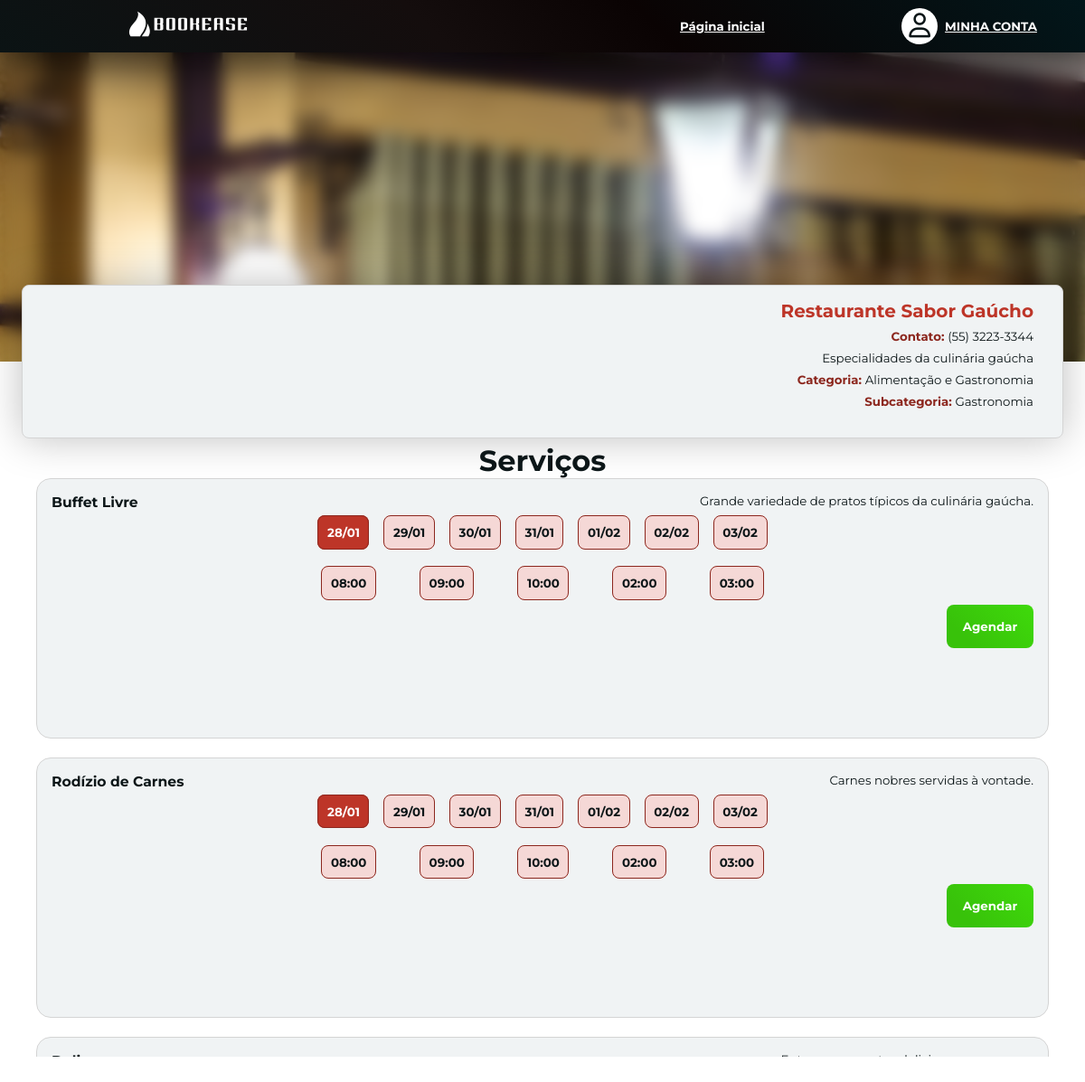
The page /view/establishment_page.php?id=3 (signed in) on the database its author committed.
### tables this page shows
CREATE TABLE establishments(
	id INT auto_increment,
    cnpj VARCHAR(18) UNIQUE,
    user_id INT,
    name VARCHAR(200),
    email VARCHAR(100),
    phone VARCHAR(14),
    image VARCHAR(100),
    address VARCHAR(200),
    latitude DOUBLE,
    longitude DOUBLE,
    description VARCHAR(200),
    category_id INT,
    subcategory_id INT,
    creation_date DATE,
    PRIMARY KEY(id),
    FOREIGN KEY(user_id) REFERENCES users(id),
    FOREIGN KEY(category_id) REFERENCES categories(id),
    FOREIGN KEY(subcategory_id) REFERENCES subcategories(id)
);

CREATE TABLE categories(
    id INT auto_increment,
    name VARCHAR(100),
    PRIMARY KEY(id)
);

CREATE TABLE subcategories(
    id INT auto_increment,
    name VARCHAR(100),
    category_id INT,
    PRIMARY KEY(id),
    FOREIGN KEY(category_id) REFERENCES categories(id)
);

CREATE TABLE services(
    id INT auto_increment,
    establishments_id INT,
    name VARCHAR(100),
    description VARCHAR(200),
    creation_date DATE,
    PRIMARY KEY(id),
    FOREIGN KEY(establishments_id) REFERENCES establishments(id)
);

CREATE TABLE availability(
    id INT auto_increment,
    service_id INT,
    week_days ENUM('monday', 'tuesday', 'wednesday', 'thursday', 'friday', 'saturday', 'sunday'),
    start_time TIME,
    PRIMARY KEY(id),
    FOREIGN KEY(service_id) REFERENCES services(id)
);

### controller/establishments_controller.php (called while the page is built, shortened)
<?php
    include_once '../model/database_connect.php';
    function get_one_establishment($id) {
        $con = new connect_database();
        $con->connect();
        $query = "SELECT establishments.*,
                    categories.name AS category_name,
                    subcategories.name AS subcategory_name
                    FROM establishments
                    JOIN categories ON establishments.category_id = categories.id
                    LEFT JOIN subcategories ON establishments.subcategory_id = subcategories.id
                    WHERE establishments.id = $id;";
        $result = $con->consult($query);
        if($result != null) {
            return $result;
        }
        else {
            return null;
        }
    }
    function get_services_from_establishment($id) {
        $con = new connect_database();
        $con->connect();
        $query = "SELECT * FROM services where establishments_id = $id";
        $result = $con->consult_all($query);
        if($result != null) {
            return $result;
        }
        else {
            return null;
        }
    }
    function get_availability_from_service($id) {
        $con = new connect_database();
        $con->connect();
        $query = "SELECT
                availability.id AS id,
                availability.service_id AS service_id,
                availability.week_days,
                availability.start_time,
                services.name AS service_name,
                establishments.name AS establishment_name
                FROM  availability
                INNER JOIN services ON availability.service_id = services.id
                INNER JOIN establishments ON services.establishments_id = establishments.id
                WHERE establishments.id = $id;";
        $result = $con->consult_all($query);
        if($result != null) {
            return $result;
        }
        else {
            return null;
        }
    }
?>

### model/database_connect.php (called while the page is built, shortened)
<?php
class connect_database {
    protected $mysqli;
    protected $host = '127.0.0.1';
    protected $user = 'root';
    protected $password = '12345';
    protected $database = 'bookease';
    public function connect() {
        $this->mysqli = new mysqli($this->host, $this->user, $this->password, $this->database);
        $this->mysqli->set_charset('utf8');
    }
    public function consult($query) {
        try {
            if ($result = $this->mysqli->query($query)){
                $result = mysqli_fetch_assoc($result);
                return $result;
            }
            else {
                $this->rows_affected = 0;
                return null;
            }
        }
        catch (Exception $exc) {
            $this->disconnect();
        }
    }
    public function consult_all($query) {
        try {
            if ($result = $this->mysqli->query($query)){
                $result = $result->fetch_all(MYSQLI_ASSOC);
                return $result;
            }
            else {
                $this->rows_affected = 0;
                return null;
            }
        }
        catch (Exception $exc) {
            $this->disconnect();
        }
    }
}

### view/establishment_page.php (the view, shortened to what this page needs)
<!DOCTYPE html>
<html lang="en">
<head>
    <link rel="stylesheet" href="/public/css/establishment_page.css">
    <link rel="stylesheet" href="/public/css/components/red_button.css">
    <link rel="stylesheet" href="/public/css/components/green_button.css">
    <link rel="stylesheet" href="/public/css/components/header.css">
    <link href='https://unpkg.com/boxicons@2.1.4/css/boxicons.min.css' rel='stylesheet'>
</head>
<body>
    <?php
        require_once '../controller/establishments_controller.php';
        if(isset($_REQUEST) && isset($_REQUEST['id'])) {
            $establishment = get_one_establishment($_REQUEST['id']);
            if(isset($establishment)) {
                if(strlen($establishment['phone']) == 10) {
                    $establishment['phone'] = preg_replace('/(\d{2})(\d{4})(\d+)/', '($1) $2-$3', $establishment['phone']);
                }
                else {
                    $establishment['phone'] = preg_replace('/(\d{2})(\d{5})(\d+)/', '($1) $2-$3', $establishment['phone']);
                }
                $services = get_services_from_establishment($establishment['id']);
                $availability = get_availability_from_service($establishment['id']);
            }
        }
    ?>
    <header
        <?php
            if(isset($establishment)) {
                echo '
                    style="background-image: url(../public/images/category_images/'.str_replace(' ','\ ',$establishment['category_name']).'.jpg);
                    background-repeat: no-repeat;
                    background-attachment: fixed;
                    background-position: center 120%;
                    background-size: cover;
                "
                ';
            }
        ?>>
        <div class="header">
            <div class="logo">
                <a href="/view/index.php">
                    <img src="/public/images/logos_horizontal/logo1_white.svg" alt="" class="logo_image">
                </a>
            </div>
            <div class="header_buttons">
                <div class="header_button">
                    <a href="../view/establishments.php">
                        Página inicial
                    </a>
                </div>
                <div class="account_pages">
                    <a href="/view/myaccount.php" class="profile_picture">
                        <i class="fa-regular fa-user"></i>
                    </a>
                    <div>
                        <?php
                            if(!isset($_SESSION['login'])) {
                                echo '
                                    <span class="account_buttons">
                                        <a href="/view/login.php">
                                            ENTRE
                                        </a>
                                        <span>ou</span>
                                    </span>
                                    <span class="account_buttons">
                                        <a href="/view/register.php">
                                            CADASTRE-SE
                                        </a>
                                    </span>
                                ';
                            }
                            else {
                                echo '
                                    <a href="/view/myaccount.php">
                                        <span>MINHA CONTA</span>
                                    </a>
                                ';
                            }
                        ?>
                    </div>
                </div>
            </div>
        </div>
        <div class="header_background_image"></div>
    </header>
    <main>
        <div class="establishment_header">
            <?php
                    if(isset($establishment) && $establishment != null) {
                        echo '
                            <img src="../controller/uploads/'.$establishment['cnpj'].'.jpg" alt="" class="establishment_image">
                            <div class="establishment_info">
                                <h2 class="establishment_title">'.$establishment['name'].'</h2>
                                <p>
                                    <span>Contato: </span>
                                    '.$establishment['phone'].'
                                </p>
                                <p>'.$establishment['description'].'</p>
                                <p>
                                    <span>Categoria: </span>
                                    '.$establishment['category_name'].'
                                </p>
                                <p>
                                    <span>Subcategoria: </span>
                                    '.$establishment['subcategory_name'].'
                                </p>
                            </div>
                        ';
                        }
                    ?>
        </div>
        <div class="establishment_content">
            <div class="row">
                <h1>Serviços</h1>
            </div>
                <div class="establishment_services">
                    <?php
                        if(isset($services)) {
                            foreach($services as $s) {
                                echo '
                                    <div class="service">
                                        <div class="service_info">
                                            <h3>'.$s['name'].'</h3>
                                            <p>'.$s['description'].'</p>
                                        </div>
                                        <form action="../controller/reserve_controller.php" method="post">
                                            <div class="next_week">
                                ';
                                for ($i = 0; $i < 7; $i++) {
                                    $future_date = new DateTime();
                                    $future_date->add(new DateInterval("P{$i}D"));
                                    $formated_date = $future_date->format('d/m');
                                    $mysql_formated_date = $future_date->format('Y-m-d');
                                    $week_day_id = "week_day_$s[id]_$i";
                                    $checked = $i === 0 ? 'checked' : '';
                                    echo '
                                                <div class="form_input">
                                                    <input type="radio" name="available_day" class="available_day_'.$s['id'].'" id="'.$week_day_id.'" value="'.$mysql_formated_date.'" '.$checked.'>
                                                    <label for="'.$week_day_id.'" class="service_button">'.$formated_date.'</label>
                                                </div>
                                    ';
                                }
                                echo '
                                            </div>
                                            <div class="days_slider" id="days_slider_'.$s['id'].'">
                                ';
                                for($i=0; $i<7; $i++) {
                                    $future_date = new DateTime();
                                    $future_date->add(new DateInterval("P{$i}D"));
                                    $formated_date = $future_date->format('l');
                                    echo '
                                        <div class="available_times slide">
                                    ';
                                    foreach($availability as $a) {
                                        if($a['week_days'] == strtolower($formated_date) && $a['service_id'] == $s['id']) {
                                            $formated_start_time = date('h:i', strtotime($a['start_time']));
                                            echo '
                                                    <div class="form_input">
                                                        <input type="radio" name="available_times" id="'.$a['id'].'" value="'.$a['id'].'">
                                                        <label for="'.$a['id'].'" class="service_button">'.$formated_start_time.'</label>
                                                    </div>
                                            ';
                                        }
                                    }
                                    echo '
                                                </div>
                                    ';
                                }
                                echo '
                                            </div>
                                            <div class="green_button submit_button">
                                                <button type="submit" name="register_reserve" value="'.$s['id'].'">Agendar</button>
                                            </div>
                                            <input type="hidden" name="establishment_id" value="'.$establishment['id'].'">
                                            <input type="hidden" name="service_id" value="'.$s['id'].'">
                                        </form>
                                </div>
                                ';
                            }
                        }
                    ?>
                </div>
            </div>
    </main>
</body>
</html>

### rows shown on the page
establishments: category.name (picture), name "Restaurante Sabor Gaúcho", description "Especialidades da culinária gaúcha", category.name "Alimentação e Gastronomia", subcategory.name "Gastronomia"
services: name "Buffet Livre", description "Grande variedade de pratos típicos da culinária gaúcha.", $s['id'] 11 (drawn)
availability: start_time "08:00"
availability: start_time "09:00"
availability: start_time "10:00"
availability: start_time "02:00"
availability: start_time "03:00"
services: name "Rodízio de Carnes", description "Carnes nobres servidas à vontade.", $s['id'] 12 (drawn)
availability: start_time "08:00"
availability: start_time "09:00"
availability: start_time "10:00"
availability: start_time "02:00"
availability: start_time "03:00"

### other values the page prints
$establishment['phone'] "(55) 3223-3344"
